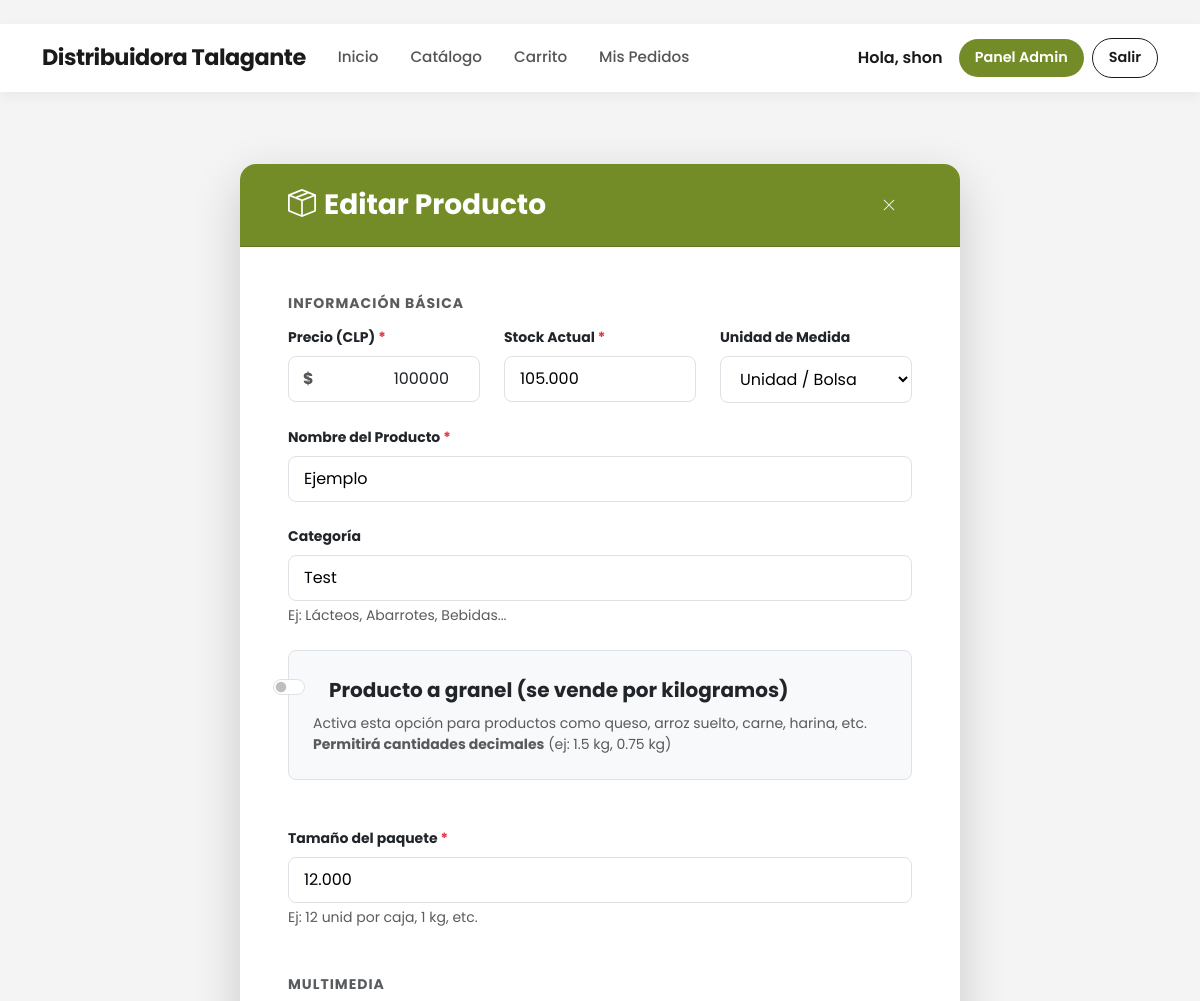
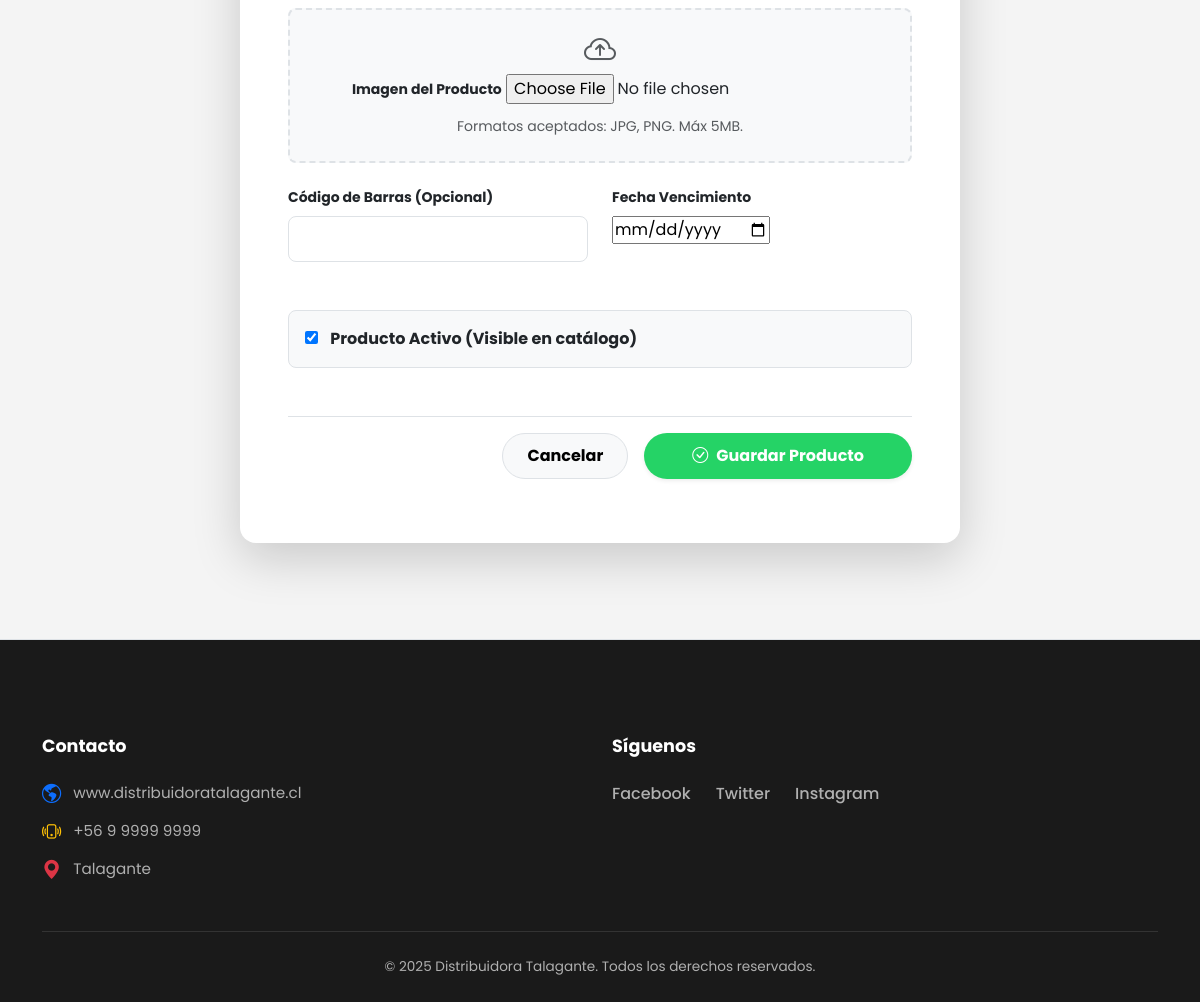
/panel/producto/editar/1/ (signed in), run on the app's committed database (2 pictures, top to bottom).
### core/models.py (models this page shows, shortened)
class Producto(models.Model):
    codigo_barras = models.CharField(
        max_length=50,
        unique=True,
        blank=True,
        null=True,
        help_text="Se genera automáticamente si lo dejas vacío"
    )
    nombre = models.CharField(max_length=200)
    categoria = models.CharField(max_length=50, blank=True)
    descripcion = models.TextField(blank=True)
    unidad_medida = models.CharField(
        max_length=2,
        choices=UnidadMedida.choices,
        default=UnidadMedida.UN
    )
    es_granel = models.BooleanField(
        default=False,
        verbose_name="¿Es producto a granel (se vende por kilogramos)?"
    )
    precio = models.DecimalField(
        max_digits=10,
        decimal_places=0,
        default=0,
        verbose_name="Precio"
    )
    stock = models.DecimalField(
        max_digits=12,
        decimal_places=3,
        default=Decimal('0.000')
    )
    tamano_paquete = models.DecimalField(
        max_digits=10,
        decimal_places=3,
        default=Decimal('1.000'),
        help_text="Ej: 10 para caja de 10 unidades"
    )
    producto_hijo = models.ForeignKey(
        'self',
        on_delete=models.SET_NULL,
        null=True,
        blank=True,
        related_name='productos_padre'
    )
    fecha_vencimiento = models.DateField(null=True, blank=True)
    imagen = models.ImageField(upload_to='productos/', blank=True, null=True)
    activo = models.BooleanField(default=True)
    creado_en = models.DateTimeField(auto_now_add=True)
    actualizado_en = models.DateTimeField(auto_now=True)

### core/views.py (the view)
# urls.py: path('panel/producto/editar/<int:producto_id>/', views.producto_update, name='producto_update'),
@login_required
@user_passes_test(is_superuser)
def producto_update(request, producto_id):
    producto = get_object_or_404(Producto, id=producto_id)
    if request.method == 'POST':
        form = ProductoForm(request.POST, request.FILES, instance=producto)
        if form.is_valid():
            form.save()
            messages.success(request, "Producto actualizado correctamente")
            return redirect('producto_list')
    else:
        form = ProductoForm(instance=producto)
    return render(request, 'core/producto_form.html', {'form': form, 'action': 'Editar', 'producto': producto})

### core/views.py (called while the page is built)
def is_superuser(user):
    return user.is_superuser

### core/templates/core/producto_form.html (shortened to what this page needs)
﻿{% extends 'core/base.html' %}
{% load static %}
{% block content %}
<div class="container py-5 animate-fade-in">
    <div class="row justify-content-center">
        <div class="col-lg-8">
            <div class="card border-0 shadow-lg rounded-4 overflow-hidden">
                <div class="card-header py-4 px-5 text-white d-flex align-items-center justify-content-between"
                     style="background-color: #748C28;">
                    <h3 class="mb-0 fw-bold">
                        <i class="bi bi-box-seam me-2"></i>{{ action }} Producto
                    </h3>
                    <a href="{% url 'producto_list' %}" class="btn btn-sm btn-outline-light rounded-pill px-3">
                        <i class="bi bi-x-lg"></i>
                    </a>
                </div>
                <div class="card-body p-5">
                    <form method="post" enctype="multipart/form-data" class="needs-validation" novalidate>
                        <h6 class="text-uppercase text-muted fw-bold mb-3 small ls-1">Información Básica</h6>
                        <div class="row g-4 mb-4">
                            <div class="col-md-4">
                                <label class="form-label fw-bold small">Precio (CLP) <span class="text-danger">*</span></label>
                                <div class="price-input-wrapper">
                                    <span class="currency-symbol">$</span>
                                    {{ form.precio }}
                                </div>
                            </div>
                            <div class="col-md-4">
                                <label class="form-label fw-bold small">Stock Actual <span class="text-danger">*</span></label>
                                {{ form.stock }}
                            </div>
                            <div class="col-md-4">
                                <label class="form-label fw-bold small">Unidad de Medida</label>
                                {{ form.unidad_medida }}
                            </div>
                        </div>
                        <div class="mb-4">
                            <label class="form-label fw-bold small">Nombre del Producto <span class="text-danger">*</span></label>
                            {{ form.nombre }}
                        </div>
                        <div class="mb-4">
                            <label class="form-label fw-bold small">Categoría</label>
                            {{ form.categoria }}
                            <div class="form-text">Ej: Lácteos, Abarrotes, Bebidas...</div>
                        </div>
                        <div class="form-check form-switch mb-5 p-4 bg-light rounded-3 border">
                            <input type="checkbox"
                                   class="form-check-input"
                                   id="id_es_granel"
                                   name="es_granel"
                                   {% if form.es_granel.value %}checked{% endif %}>
                            <label class="form-check-label fw-bold ms-2 fs-5" for="id_es_granel">
                                Producto a granel (se vende por kilogramos)
                            </label>
                            <div class="form-text small mt-2">
                                Activa esta opción para productos como queso, arroz suelto, carne, harina, etc.<br>
                                <strong>Permitirá cantidades decimales</strong> (ej: 1.5 kg, 0.75 kg)
                            </div>
                        </div>
                        <div class="mb-4">
                            <label class="form-label fw-bold small">Tamaño del paquete <span class="text-danger">*</span></label>
                            {{ form.tamano_paquete }}
                            <div class="form-text">Ej: 12 unid por caja, 1 kg, etc.</div>
                        </div>
                        <h6 class="text-uppercase text-muted fw-bold mb-3 mt-5 small ls-1">Multimedia</h6>
                        <div class="mb-4 p-4 bg-light rounded-3 border border-dashed text-center">
                            <i class="bi bi-cloud-arrow-up fs-2 text-muted mb-2 d-block"></i>
                            <label class="form-label fw-bold small mb-2">Imagen del Producto</label>
                            {{ form.imagen }}
                            <div class="form-text mt-2">Formatos aceptados: JPG, PNG. Máx 5MB.</div>
                        </div>
                        <div class="row g-4 mb-5">
                            <div class="col-md-6">
                                <label class="form-label fw-bold small">Código de Barras (Opcional)</label>
                                {{ form.codigo_barras }}
                            </div>
                            <div class="col-md-6">
                                <label class="form-label fw-bold small">Fecha Vencimiento</label>
                                {{ form.fecha_vencimiento }}
                            </div>
                        </div>
                        <div class="form-check form-switch mb-5 p-3 bg-light rounded-3 border">
                            {{ form.activo }}
                            <label class="form-check-label fw-bold ms-2" for="{{ form.activo.id_for_label }}">
                                Producto Activo (Visible en catálogo)
                            </label>
                        </div>
                        <div class="d-flex justify-content-end gap-3 pt-3 border-top">
                            <a href="{% url 'producto_list' %}" class="btn btn-light border rounded-pill px-4 fw-bold">
                                Cancelar
                            </a>
                            <button type="submit" class="btn btn-success rounded-pill px-5 fw-bold shadow-sm"
                                    style="background-color: #748C28; border: none;">
                                <i class="bi bi-check-circle me-2"></i>Guardar Producto
                            </button>
                        </div>
                    </form>
                </div>
            </div>
        </div>
    </div>
</div>
{% endblock %}

### core/templates/core/base.html (shortened to what this page needs)
﻿{% load static %}
<!DOCTYPE html>
<html lang="es">
<head>
  <link rel="stylesheet" href="https://cdn.jsdelivr.net/npm/bootstrap@5.3.0/dist/css/bootstrap.min.css">
  <link rel="stylesheet" href="https://cdn.jsdelivr.net/npm/bootstrap-icons@1.10.0/font/bootstrap-icons.css">
  <link rel="stylesheet" href="{% static 'core/css/style.css' %}">
</head>
<body class="site">
  {% with current=request.resolver_match.url_name %}
  <nav class="navbar navbar-expand-lg sticky-top">
    <div class="container">
      <a class="navbar-brand" href="{% url 'home' %}">Distribuidora Talagante</a>
      <div class="collapse navbar-collapse" id="navbarNav">
        <ul class="navbar-nav me-auto mb-2 mb-lg-0">
          <li class="nav-item"><a class="nav-link {% if current == 'home' %}active{% endif %}" href="{% url 'home' %}">Inicio</a></li>
          <li class="nav-item"><a class="nav-link {% if current == 'catalogo' %}active{% endif %}" href="{% url 'catalogo' %}">Catálogo</a></li>
          <li class="nav-item"><a class="nav-link {% if current == 'carrito' %}active{% endif %}" href="{% url 'carrito' %}">Carrito</a></li>
          <li class="nav-item"><a class="nav-link {% if current == 'mis_compras' %}active{% endif %}" href="{% url 'mis_compras' %}">Mis Pedidos</a></li>
        </ul>
        <div class="d-flex gap-2 align-items-center">
          {% if user.is_authenticated %}
            <span class="me-2 fw-semibold d-none d-lg-block">Hola, {{ user.username }}</span>
            {% if user.is_staff or user.is_superuser %}
              <a href="{% url 'admin_home' %}" class="btn btn-primary btn-sm px-3">Panel Admin</a>
            {% endif %}
            <a href="{% url 'logout' %}" class="btn btn-outline-dark btn-sm px-3">Salir</a>
          {% else %}
            <a href="{% url 'login' %}" class="btn btn-primary btn-sm px-4">Iniciar Sesión</a>
            <a href="{% url 'login' %}?tab=register" class="btn btn-light btn-sm px-4 border">Registrarse</a>
          {% endif %}
        </div>
      </div>
    </div>
  </nav>
  {% endwith %}
  <main class="site-main">
    <div class="container mt-4">
      {% block content %}{% endblock %}
    </div>
  </main>
  <footer class="global-footer mt-5 pt-5 border-top">
    <div class="container">
      <div class="row pt-5 pb-4">
        <div class="col-md-6 mb-4 mb-md-0">
          <h5 class="footer-title">Contacto</h5>
          <ul class="list-unstyled footer-list">
            <li>
              <i class="bi bi-globe-americas text-primary"></i>
              <a href="#">www.distribuidoratalagante.cl</a>
            </li>
            <li>
              <i class="bi bi-phone-vibrate text-warning"></i>
              <span>+56 9 9999 9999</span>
            </li>
            <li>
              <i class="bi bi-geo-alt-fill text-danger"></i>
              <span>Talagante</span>
            </li>
          </ul>
        </div>
        <div class="col-md-6">
          <h5 class="footer-title">Síguenos</h5>
          <div class="social-links">
            <a href="#">Facebook</a>
            <a href="#">Twitter</a>
            <a href="#">Instagram</a>
          </div>
        </div>
      </div>
      <div class="footer-bottom">
        <p class="mb-0">&copy; 2025 Distribuidora Talagante. Todos los derechos reservados.</p>
      </div>
    </div>
  </footer>
</body>
</html>

### static/core/css/style.css (style rules this page uses)
body { font-family: var(--font-main); color: var(--color-dark); background-color: var(--color-gray-bg); }
a { text-decoration: none; color: inherit; }
.navbar { background-color: var(--color-white) !important; box-shadow: 0 4px 12px rgba(0,0,0,0.05); padding: 12px 0; }
.navbar-brand { font-family: var(--font-main); font-weight: 700; font-size: 1.4rem; color: var(--color-dark) !important; letter-spacing: -0.5px; }
.navbar-nav .nav-link { font-weight: 500; color: #555 !important; font-size: 0.95rem; margin: 0 8px; position: relative; transition: color 0.3s; }
.navbar .btn { border-radius: var(--radius-btn); font-weight: 600; padding: 8px 24px; font-size: 0.9rem; }
.btn { border-radius: var(--radius-card); font-weight: 600; padding: 10px 20px; transition: all 0.3s ease; border: none; }
.btn-primary { background-color: var(--color-primary) !important; border-color: var(--color-primary) !important; color: white !important; }
.btn-outline, .btn-outline-dark, .btn-outline-primary { background-color: transparent !important; border: 1px solid var(--color-dark) !important; color: var(--color-dark) !important; }
.btn-success { background-color: #25D366 !important; color: white; }
.global-footer { background-color: var(--color-dark); color: #b0b0b0; margin-top: auto; font-size: 0.95rem; }
.footer-title { color: #ffffff; font-weight: 700; margin-bottom: 25px; font-size: 1.1rem; }
.footer-list li { margin-bottom: 15px; display: flex; align-items: center; gap: 12px; }
.footer-list a { color: #b0b0b0; text-decoration: none; transition: color 0.3s ease; }
.footer-list i { font-size: 1.2rem; }
.social-links { display: flex; gap: 25px; }
.social-links a { color: #b0b0b0; font-weight: 500; font-size: 1rem; transition: color 0.3s; }
.footer-bottom { border-top: 1px solid #333; padding: 25px 0; text-align: center; margin-top: 10px; font-size: 0.85rem; }
html { height: 100%; }
body { min-height: 100vh; display: flex; flex-direction: column; margin: 0; }
.site-main { flex: 1; }
.global-footer { margin-top: auto; width: 100%; }
.animate-fade-in { animation: fadeIn 0.5s ease-out forwards; }
.form-control, .form-select, .card-body input[type="text"], .card-body input[type="number"], .card-body select { border-radius: 8px; padding: 10px 15px; border: 1px solid #dee2e6; background-color: #fff; width: 100%; box-sizing: border-box; }
.border-dashed { border-style: dashed !important; border-width: 2px !important; border-color: #dee2e6; }
.ls-1 { letter-spacing: 1px; }
.price-input-wrapper { position: relative; }
.price-input-wrapper .currency-symbol { position: absolute; left: 15px; top: 50%; transform: translateY(-50%); font-weight: bold; color: #555; z-index: 10; pointer-events: none; }
.price-input-wrapper input { padding-left: 30px !important; border-radius: 8px !important; }

### data on the page
Producto: precio "100000", stock "105.000", unidad_medida "Unidad / Bolsa", nombre "Ejemplo", categoria "Test", tamano_paquete "12.000", activo "☑"

### other printed values
{{ user.username }} "shon"
{{ action }} "Editar"
